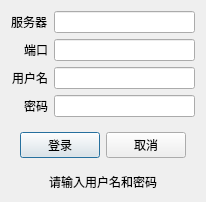
<?xml version="1.0" encoding="UTF-8"?>
<ui version="4.0">
 <class>loginWindow</class>
 <widget class="QDialog" name="loginWindow">
  <property name="geometry">
   <rect>
    <x>0</x>
    <y>0</y>
    <width>200</width>
    <height>183</height>
   </rect>
  </property>
  <property name="windowTitle">
   <string>Dialog</string>
  </property>
  <layout class="QVBoxLayout" name="verticalLayout">
   <property name="sizeConstraint">
    <enum>QLayout::SetDefaultConstraint</enum>
   </property>
   <item>
    <layout class="QFormLayout" name="formLayout">
     <property name="labelAlignment">
      <set>Qt::AlignRight|Qt::AlignTrailing|Qt::AlignVCenter</set>
     </property>
     <item row="1" column="0">
      <widget class="QLabel" name="labelPort">
       <property name="text">
        <string>端口</string>
       </property>
       <property name="buddy">
        <cstring>linePort</cstring>
       </property>
      </widget>
     </item>
     <item row="1" column="1">
      <widget class="QLineEdit" name="linePort">
       <property name="inputMask">
        <string/>
       </property>
       <property name="alignment">
        <set>Qt::AlignCenter</set>
       </property>
      </widget>
     </item>
     <item row="2" column="0">
      <widget class="QLabel" name="labelName">
       <property name="text">
        <string>用户名</string>
       </property>
       <property name="buddy">
        <cstring>lineName</cstring>
       </property>
      </widget>
     </item>
     <item row="2" column="1">
      <widget class="QLineEdit" name="lineName">
       <property name="alignment">
        <set>Qt::AlignCenter</set>
       </property>
      </widget>
     </item>
     <item row="3" column="0">
      <widget class="QLabel" name="labelPassword">
       <property name="text">
        <string>密码</string>
       </property>
       <property name="buddy">
        <cstring>linePass</cstring>
       </property>
      </widget>
     </item>
     <item row="3" column="1">
      <widget class="QLineEdit" name="linePass">
       <property name="inputMask">
        <string/>
       </property>
       <property name="echoMode">
        <enum>QLineEdit::Password</enum>
       </property>
      </widget>
     </item>
     <item row="0" column="1">
      <widget class="QLineEdit" name="lineIP">
       <property name="inputMask">
        <string/>
       </property>
       <property name="alignment">
        <set>Qt::AlignCenter</set>
       </property>
      </widget>
     </item>
     <item row="0" column="0">
      <widget class="QLabel" name="labelIp">
       <property name="text">
        <string>服务器</string>
       </property>
       <property name="buddy">
        <cstring>lineIP</cstring>
       </property>
      </widget>
     </item>
    </layout>
   </item>
   <item>
    <widget class="QWidget" name="widget" native="true">
     <layout class="QHBoxLayout" name="horizontalLayout">
      <item>
       <widget class="QPushButton" name="pushLogin">
        <property name="text">
         <string>登录</string>
        </property>
       </widget>
      </item>
      <item>
       <widget class="QPushButton" name="pushCancel">
        <property name="text">
         <string>取消</string>
        </property>
       </widget>
      </item>
     </layout>
    </widget>
   </item>
   <item>
    <widget class="QLabel" name="label">
     <property name="layoutDirection">
      <enum>Qt::LeftToRight</enum>
     </property>
     <property name="text">
      <string>请输入用户名和密码</string>
     </property>
     <property name="alignment">
      <set>Qt::AlignCenter</set>
     </property>
    </widget>
   </item>
  </layout>
 </widget>
 <tabstops>
  <tabstop>lineIP</tabstop>
  <tabstop>linePort</tabstop>
  <tabstop>lineName</tabstop>
  <tabstop>linePass</tabstop>
  <tabstop>pushLogin</tabstop>
  <tabstop>pushCancel</tabstop>
 </tabstops>
 <resources/>
 <connections/>
</ui>
